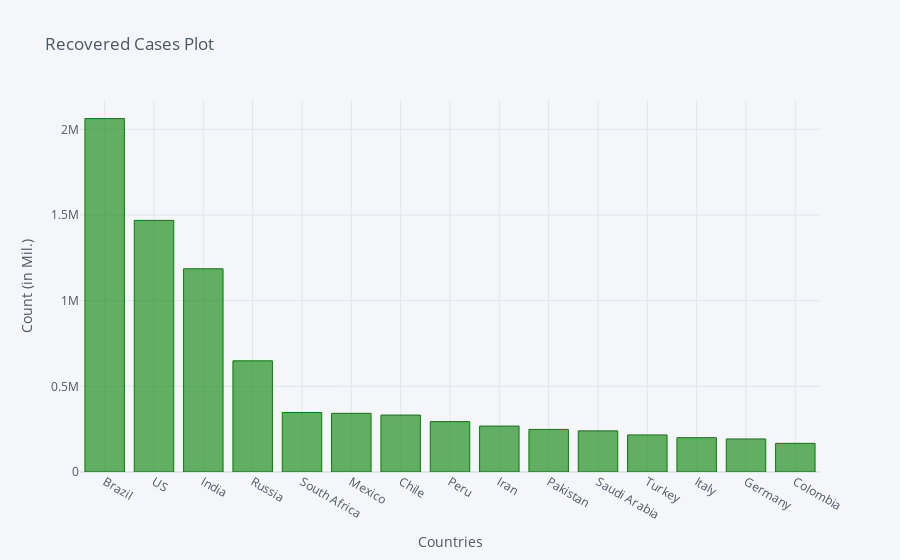

The notebook cell saved with this chart:
### Code cell
recovered_df2_plot.iplot(kind='bar', x='Country/Region', y='8/2/20',color='green',
                         title='Recovered Cases Plot',xTitle='Countries',yTitle='Count (in Mil.)')

### Figure 1 — Plotly figure (JSON) as saved in the notebook; plotly's stock layout.template omitted (floating-point values rounded to 4 significant figures)
{"data": [{"marker": {"color": "rgba(0, 128, 0, 0.6)", "line": {"color": "rgba(0, 128, 0, 1.0)", "width": 1}}, "name": "8/2/20", "orientation": "v", "text": "", "type": "bar", "x": ["Brazil", "US", "India", "Russia", "South Africa", "Mexico", "Chile", "Peru", "Iran", "Pakistan", "Saudi Arabia", "Turkey", "Italy", "Germany", "Colombia"], "y": [2062876, 1468689, 1186203, 648961, 347227, 342527, 332411, 294187, 268102, 248577, 240081, 216494, 200460, 192908, 167239]}], "layout": {"legend": {"bgcolor": "#F5F6F9", "font": {"color": "#4D5663"}}, "paper_bgcolor": "#F5F6F9", "plot_bgcolor": "#F5F6F9", "title": {"font": {"color": "#4D5663"}, "text": "Recovered Cases Plot"}, "xaxis": {"gridcolor": "#E1E5ED", "showgrid": true, "tickfont": {"color": "#4D5663"}, "title": {"font": {"color": "#4D5663"}, "text": "Countries"}, "zerolinecolor": "#E1E5ED"}, "yaxis": {"gridcolor": "#E1E5ED", "showgrid": true, "tickfont": {"color": "#4D5663"}, "title": {"font": {"color": "#4D5663"}, "text": "Count (in Mil.)"}, "zerolinecolor": "#E1E5ED"}}}
